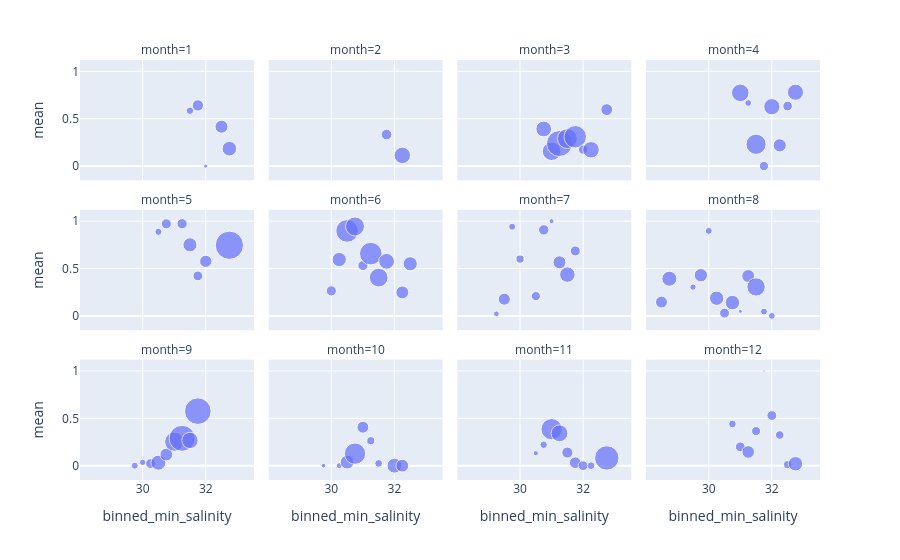

Notebook code cell kept with this figure:
### Code cell
df = data[(data['depth_bin'] == 25.0) & (data['key_max_depth_bin'].isin([6, 7, 8])) & (data['key_sin_sun'] >= 0)]
df['min_salinity'] = df.groupby(['_individual', '_decision'])['salinity'].transform('min')
df['binned_min_salinity'] = round(df['min_salinity'] / 0.25) * 0.25
px.scatter(
    df.groupby(['month', 'binned_min_salinity'])['_selected'].agg(['mean', 'count']).reset_index(),
    x='binned_min_salinity', y='mean',  size='count', facet_col='month', category_orders={'month': [1, 2, 3, 4, 5, 6, 7, 8, 9, 10, 11, 12]},
    facet_col_wrap=4
)

### Figure 1 — Plotly figure (JSON) as saved in the notebook; plotly's stock layout.template omitted (floating-point values rounded to 4 significant figures)
{"data": [{"hovertemplate": "month=1<br>binned_min_salinity=%{x}<br>mean=%{y}<br>count=%{marker.size}<extra></extra>", "legendgroup": "", "marker": {"color": "#636efa", "size": [77, 178, 25, 238, 299], "sizemode": "area", "sizeref": 2.803, "symbol": "circle"}, "mode": "markers", "name": "", "orientation": "v", "showlegend": false, "type": "scatter", "x": [31.5, 31.75, 32, 32.5, 32.75], "xaxis": "x9", "y": [0.5844, 0.6404, 0, 0.416, 0.1839], "yaxis": "y9"}, {"hovertemplate": "month=2<br>binned_min_salinity=%{x}<br>mean=%{y}<br>count=%{marker.size}<extra></extra>", "legendgroup": "", "marker": {"color": "#636efa", "size": [159, 380], "sizemode": "area", "sizeref": 2.803, "symbol": "circle"}, "mode": "markers", "name": "", "orientation": "v", "showlegend": false, "type": "scatter", "x": [31.75, 32.25], "xaxis": "x10", "y": [0.3333, 0.1132], "yaxis": "y10"}, {"hovertemplate": "month=3<br>binned_min_salinity=%{x}<br>mean=%{y}<br>count=%{marker.size}<extra></extra>", "legendgroup": "", "marker": {"color": "#636efa", "size": [347, 485, 944, 555, 709, 121, 384, 198], "sizemode": "area", "sizeref": 2.803, "symbol": "circle"}, "mode": "markers", "name": "", "orientation": "v", "showlegend": false, "type": "scatter", "x": [30.75, 31, 31.25, 31.5, 31.75, 32, 32.25, 32.75], "xaxis": "x11", "y": [0.3919, 0.1567, 0.2383, 0.2901, 0.3089, 0.1736, 0.1719, 0.596], "yaxis": "y11"}, {"hovertemplate": "month=4<br>binned_min_salinity=%{x}<br>mean=%{y}<br>count=%{marker.size}<extra></extra>", "legendgroup": "", "marker": {"color": "#636efa", "size": [432, 63, 573, 121, 370, 242, 131, 363], "sizemode": "area", "sizeref": 2.803, "symbol": "circle"}, "mode": "markers", "name": "", "orientation": "v", "showlegend": false, "type": "scatter", "x": [31, 31.25, 31.5, 31.75, 32, 32.25, 32.5, 32.75], "xaxis": "x12", "y": [0.7731, 0.6667, 0.2304, 0, 0.627, 0.219, 0.6336, 0.7796], "yaxis": "y12"}, {"hovertemplate": "month=5<br>binned_min_salinity=%{x}<br>mean=%{y}<br>count=%{marker.size}<extra></extra>", "legendgroup": "", "marker": {"color": "#636efa", "size": [71, 142, 147, 276, 135, 210, 1121], "sizemode": "area", "sizeref": 2.803, "symbol": "circle"}, "mode": "markers", "name": "", "orientation": "v", "showlegend": false, "type": "scatter", "x": [30.5, 30.75, 31.25, 31.5, 31.75, 32, 32.75], "xaxis": "x5", "y": [0.8873, 0.9718, 0.9728, 0.75, 0.4222, 0.5762, 0.7458], "yaxis": "y5"}, {"hovertemplate": "month=6<br>binned_min_salinity=%{x}<br>mean=%{y}<br>count=%{marker.size}<extra></extra>", "legendgroup": "", "marker": {"color": "#636efa", "size": [144, 284, 720, 504, 143, 715, 490, 349, 234, 280], "sizemode": "area", "sizeref": 2.803, "symbol": "circle"}, "mode": "markers", "name": "", "orientation": "v", "showlegend": false, "type": "scatter", "x": [30, 30.25, 30.5, 30.75, 31, 31.25, 31.5, 31.75, 32.25, 32.5], "xaxis": "x6", "y": [0.2639, 0.5951, 0.8972, 0.9444, 0.5315, 0.6573, 0.4041, 0.5759, 0.2479, 0.55], "yaxis": "y6"}, {"hovertemplate": "month=7<br>binned_min_salinity=%{x}<br>mean=%{y}<br>count=%{marker.size}<extra></extra>", "legendgroup": "", "marker": {"color": "#636efa", "size": [46, 204, 68, 95, 115, 152, 35, 237, 335, 140], "sizemode": "area", "sizeref": 2.803, "symbol": "circle"}, "mode": "markers", "name": "", "orientation": "v", "showlegend": false, "type": "scatter", "x": [29.25, 29.5, 29.75, 30, 30.5, 30.75, 31, 31.25, 31.5, 31.75], "xaxis": "x7", "y": [0.02174, 0.1765, 0.9412, 0.6, 0.2087, 0.9079, 1, 0.5654, 0.4358, 0.6857], "yaxis": "y7"}, {"hovertemplate": "month=8<br>binned_min_salinity=%{x}<br>mean=%{y}<br>count=%{marker.size}<extra></extra>", "legendgroup": "", "marker": {"color": "#636efa", "size": [199, 316, 56, 247, 68, 285, 138, 292, 21, 233, 471, 66, 66], "sizemode": "area", "sizeref": 2.803, "symbol": "circle"}, "mode": "markers", "name": "", "orientation": "v", "showlegend": false, "type": "scatter", "x": [28.5, 28.75, 29.5, 29.75, 30, 30.25, 30.5, 30.75, 31, 31.25, 31.5, 31.75, 32], "xaxis": "x8", "y": [0.1457, 0.3924, 0.3036, 0.4291, 0.8971, 0.186, 0.02899, 0.1404, 0.04762, 0.4206, 0.3057, 0.04545, 0], "yaxis": "y8"}, {"hovertemplate": "month=9<br>binned_min_salinity=%{x}<br>mean=%{y}<br>count=%{marker.size}<extra></extra>", "legendgroup": "", "marker": {"color": "#636efa", "size": [69, 57, 136, 316, 230, 514, 948, 375, 992], "sizemode": "area", "sizeref": 2.803, "symbol": "circle"}, "mode": "markers", "name": "", "orientation": "v", "showlegend": false, "type": "scatter", "x": [29.75, 30, 30.25, 30.5, 30.75, 31, 31.25, 31.5, 31.75], "xaxis": "x", "y": [0, 0.03509, 0.02206, 0.03165, 0.1174, 0.2529, 0.289, 0.2667, 0.5756], "yaxis": "y"}, {"hovertemplate": "month=10<br>binned_min_salinity=%{x}<br>mean=%{y}<br>count=%{marker.size}<extra></extra>", "legendgroup": "", "marker": {"color": "#636efa", "size": [31, 50, 266, 638, 197, 91, 84, 309, 230], "sizemode": "area", "sizeref": 2.803, "symbol": "circle"}, "mode": "markers", "name": "", "orientation": "v", "showlegend": false, "type": "scatter", "x": [29.75, 30.25, 30.5, 30.75, 31, 31.25, 31.5, 32, 32.25], "xaxis": "x2", "y": [0, 0, 0.03759, 0.127, 0.4061, 0.2637, 0.02381, 0, 0], "yaxis": "y2"}, {"hovertemplate": "month=11<br>binned_min_salinity=%{x}<br>mean=%{y}<br>count=%{marker.size}<extra></extra>", "legendgroup": "", "marker": {"color": "#636efa", "size": [38, 77, 633, 398, 173, 191, 134, 85, 834], "sizemode": "area", "sizeref": 2.803, "symbol": "circle"}, "mode": "markers", "name": "", "orientation": "v", "showlegend": false, "type": "scatter", "x": [30.5, 30.75, 31, 31.25, 31.5, 31.75, 32, 32.25, 32.75], "xaxis": "x3", "y": [0.1316, 0.2208, 0.3855, 0.3417, 0.1387, 0.03141, 0, 0, 0.08153], "yaxis": "y3"}, {"hovertemplate": "month=12<br>binned_min_salinity=%{x}<br>mean=%{y}<br>count=%{marker.size}<extra></extra>", "legendgroup": "", "marker": {"color": "#636efa", "size": [84, 136, 221, 115, 8, 136, 102, 91, 292], "sizemode": "area", "sizeref": 2.803, "symbol": "circle"}, "mode": "markers", "name": "", "orientation": "v", "showlegend": false, "type": "scatter", "x": [30.75, 31, 31.25, 31.5, 31.75, 32, 32.25, 32.5, 32.75], "xaxis": "x4", "y": [0.4405, 0.1985, 0.1448, 0.3652, 1, 0.5294, 0.3235, 0.01099, 0.02055], "yaxis": "y4"}], "layout": {"annotations": [{"font": {}, "showarrow": false, "text": "month=9", "x": 0.1175, "xanchor": "center", "xref": "paper", "y": 0.2867, "yanchor": "bottom", "yref": "paper"}, {"font": {}, "showarrow": false, "text": "month=10", "x": 0.3725, "xanchor": "center", "xref": "paper", "y": 0.2867, "yanchor": "bottom", "yref": "paper"}, {"font": {}, "showarrow": false, "text": "month=11", "x": 0.6275, "xanchor": "center", "xref": "paper", "y": 0.2867, "yanchor": "bottom", "yref": "paper"}, {"font": {}, "showarrow": false, "text": "month=12", "x": 0.8825, "xanchor": "center", "xref": "paper", "y": 0.2867, "yanchor": "bottom", "yref": "paper"}, {"font": {}, "showarrow": false, "text": "month=5", "x": 0.1175, "xanchor": "center", "xref": "paper", "y": 0.6433, "yanchor": "bottom", "yref": "paper"}, {"font": {}, "showarrow": false, "text": "month=6", "x": 0.3725, "xanchor": "center", "xref": "paper", "y": 0.6433, "yanchor": "bottom", "yref": "paper"}, {"font": {}, "showarrow": false, "text": "month=7", "x": 0.6275, "xanchor": "center", "xref": "paper", "y": 0.6433, "yanchor": "bottom", "yref": "paper"}, {"font": {}, "showarrow": false, "text": "month=8", "x": 0.8825, "xanchor": "center", "xref": "paper", "y": 0.6433, "yanchor": "bottom", "yref": "paper"}, {"font": {}, "showarrow": false, "text": "month=1", "x": 0.1175, "xanchor": "center", "xref": "paper", "y": 1.0, "yanchor": "bottom", "yref": "paper"}, {"font": {}, "showarrow": false, "text": "month=2", "x": 0.3725, "xanchor": "center", "xref": "paper", "y": 1.0, "yanchor": "bottom", "yref": "paper"}, {"font": {}, "showarrow": false, "text": "month=3", "x": 0.6275, "xanchor": "center", "xref": "paper", "y": 1.0, "yanchor": "bottom", "yref": "paper"}, {"font": {}, "showarrow": false, "text": "month=4", "x": 0.8825, "xanchor": "center", "xref": "paper", "y": 1.0, "yanchor": "bottom", "yref": "paper"}], "legend": {"itemsizing": "constant", "tracegroupgap": 0}, "margin": {"t": 60}, "xaxis": {"anchor": "y", "domain": [0, 0.235], "title": {"text": "binned_min_salinity"}}, "xaxis10": {"anchor": "y10", "domain": [0.255, 0.49], "matches": "x", "showticklabels": false}, "xaxis11": {"anchor": "y11", "domain": [0.51, 0.745], "matches": "x", "showticklabels": false}, "xaxis12": {"anchor": "y12", "domain": [0.765, 1.0], "matches": "x", "showticklabels": false}, "xaxis2": {"anchor": "y2", "domain": [0.255, 0.49], "matches": "x", "title": {"text": "binned_min_salinity"}}, "xaxis3": {"anchor": "y3", "domain": [0.51, 0.745], "matches": "x", "title": {"text": "binned_min_salinity"}}, "xaxis4": {"anchor": "y4", "domain": [0.765, 1.0], "matches": "x", "title": {"text": "binned_min_salinity"}}, "xaxis5": {"anchor": "y5", "domain": [0, 0.235], "matches": "x", "showticklabels": false}, "xaxis6": {"anchor": "y6", "domain": [0.255, 0.49], "matches": "x", "showticklabels": false}, "xaxis7": {"anchor": "y7", "domain": [0.51, 0.745], "matches": "x", "showticklabels": false}, "xaxis8": {"anchor": "y8", "domain": [0.765, 1.0], "matches": "x", "showticklabels": false}, "xaxis9": {"anchor": "y9", "domain": [0, 0.235], "matches": "x", "showticklabels": false}, "yaxis": {"anchor": "x", "domain": [0, 0.2867], "title": {"text": "mean"}}, "yaxis10": {"anchor": "x10", "domain": [0.7133, 1.0], "matches": "y", "showticklabels": false}, "yaxis11": {"anchor": "x11", "domain": [0.7133, 1.0], "matches": "y", "showticklabels": false}, "yaxis12": {"anchor": "x12", "domain": [0.7133, 1.0], "matches": "y", "showticklabels": false}, "yaxis2": {"anchor": "x2", "domain": [0, 0.2867], "matches": "y", "showticklabels": false}, "yaxis3": {"anchor": "x3", "domain": [0, 0.2867], "matches": "y", "showticklabels": false}, "yaxis4": {"anchor": "x4", "domain": [0, 0.2867], "matches": "y", "showticklabels": false}, "yaxis5": {"anchor": "x5", "domain": [0.3567, 0.6433], "matches": "y", "title": {"text": "mean"}}, "yaxis6": {"anchor": "x6", "domain": [0.3567, 0.6433], "matches": "y", "showticklabels": false}, "yaxis7": {"anchor": "x7", "domain": [0.3567, 0.6433], "matches": "y", "showticklabels": false}, "yaxis8": {"anchor": "x8", "domain": [0.3567, 0.6433], "matches": "y", "showticklabels": false}, "yaxis9": {"anchor": "x9", "domain": [0.7133, 1.0], "matches": "y", "title": {"text": "mean"}}}}
